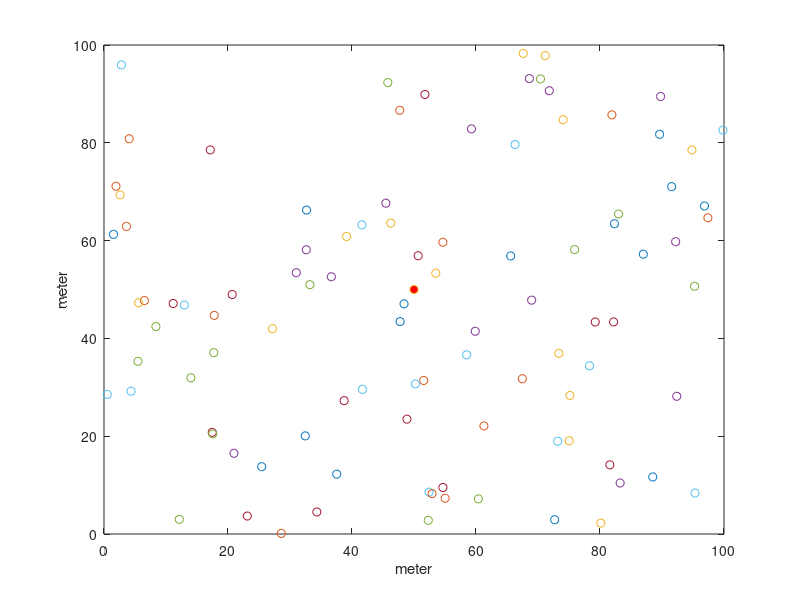

MATLAB code to generate this figure:
clc, clear all, close all

%definisi jumlah node
jumlahNode = 100;

%definisi luas area
area.x=100;
area.y=100;

%definisi lokasi Base Station
bs.x = 0.5*area.x;
bs.y = 0.5*area.y;

%inisialisasi energi
%energi awal
wsn.energi.init=0.5;
%energi transfer
wsn.energi.transfer=50*0.000000001;
%energi receive
wsn.energi.receive=50*0.000000001;
%energi aggregation
wsn.energi.aggregation=5*0.000000001;
%energi freespace
wsn.energi.freespace=10*0.000000000001;
%energi multipath
wsn.energi.multipath=0.0013*0.000000000001;

%inisialisasi koordinat node
for i=1:jumlahNode
    %membuat koordinat x dari node
    wsn.node(i).x=rand*area.x;
    %membuat koordinat y dari node
    wsn.node(i).y=rand*area.y;
    %menampilkan node ke grafik
    plot(wsn.node(i).x,wsn.node(i).y,'o');
    hold on;
end

%inisialisasi node hidup dan node mati
wsn.nodeHidup = jumlahNode;
wsn.nodeMati=0;

%menampilkan base station
plot(bs.x,bs.y,'o','MarkerFaceColor', 'r');
%menampilkan label grafik
xlabel('meter');
ylabel('meter');

%inisialisasi jumlah round
jumlahRound=100;
for j=1:jumlahRound
    
end
